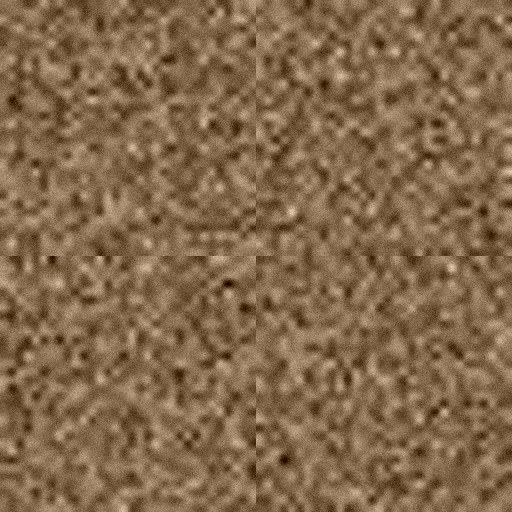
#> input picture agents/testdata/field_all_soil.jpg, 512 x 512 px
$ python -i preprocess.py   (imports and definitions only)
#> lines starting #> are read from the running program, lines starting #| are printed output that depends on the picture
#> further down, picture is the input picture: PIL image 512x512 RGB; mean R, G, B 131.4, 104.4, 75.5
"""Tile preprocessing in PIL and numpy only — a byte-exact port of the training transform.

This file exists because `/agents` cannot import torchvision. The backend deliberately ships
without torch: inference is ONNX Runtime on CPU, and a 3 GB training stack on a demo laptop
is a liability. So `ml/data/augment.py:build_eval_transform` has to be reimplemented here
rather than imported, and the two must agree exactly. If they drift, the model sees a
different distribution than the one `ml/artifacts/metrics.json` was measured on, and the
accuracy on the slide stops describing the demo.

Two details are load-bearing and both are easy to get subtly wrong:

  * the resize **truncates** the long side (`int(...)`, not `round(...)`)
  * the centre crop offset **rounds** (`int(round(...))`, not floor division)

Getting the crop wrong shifts every tile by one pixel. It raises no error, the predictions
mostly still agree, and it quietly costs accuracy — which is exactly how it survived the
first attempt at this file. `agents/verify_preprocess.py` is the check that caught it; run
that, not your intuition.
"""

from __future__ import annotations

import numpy as np
from PIL import Image

IMAGENET_MEAN = np.array([0.485, 0.456, 0.406], dtype=np.float32)
IMAGENET_STD = np.array([0.229, 0.224, 0.225], dtype=np.float32)

IMG_SIZE = 224
RESIZE_RATIO = 1.14  # 224 -> 255, matching build_eval_transform's int(img_size * 1.14)


def resize_short_side(img: Image.Image, short_target: int) -> Image.Image:
    """torchvision `Resize(int)`: scale so the SHORT side hits the target, keep aspect.

    The long side truncates. torchvision computes `int(size * long / short)` with no
    rounding, and a half-pixel disagreement here changes which pixels survive the crop.
    """
#> called with short_target = 255
    w, h = img.size
#> w = 512; h = 512
    short, long = (w, h) if w <= h else (h, w)
#> short = 512; long = 512
    if short == short_target:
        return img
    new_long = int(short_target * long / short)
#> new_long = 255
    new_size = (short_target, new_long) if w <= h else (new_long, short_target)
#> new_size = (255, 255)
    return img.resize(new_size, Image.BILINEAR)


def center_crop(img: Image.Image, size: int) -> Image.Image:
    """torchvision `CenterCrop`: offset is int(round((n - size) / 2.0)), NOT (n - size) // 2.

    For a 255x255 input the two differ by one pixel — 16 versus 15.
    """
#> called with size = 224
    w, h = img.size
#> w = 255; h = 255
    if w < size or h < size:  # torchvision pads here; our tiles never hit this path
        raise ValueError(f"tile {w}x{h} is smaller than the {size}px crop — resize first")
    left = int(round((w - size) / 2.0))
#> left = 16
    top = int(round((h - size) / 2.0))
#> top = 16
    return img.crop((left, top, left + size, top + size))
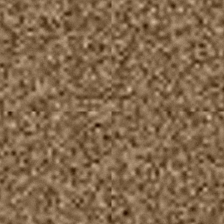
#> returned value: PIL image 224x224 RGB; mean R, G, B 131.6, 104.6, 75.6


def to_chw_float(img: Image.Image) -> np.ndarray:
    """`ToTensor` then `Normalize`: uint8 HWC -> float32 CHW in [0,1], then standardised."""
    arr = np.asarray(img.convert("RGB"), dtype=np.float32) / 255.0
    arr = (arr - IMAGENET_MEAN) / IMAGENET_STD
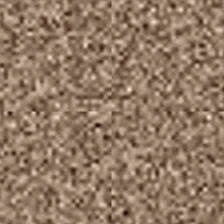
#> arr: shape (224, 224, 3) float32; mean R, G, B 0.135, -0.205, -0.487; drawn with min black and max white
    return np.ascontiguousarray(arr.transpose(2, 0, 1), dtype=np.float32)


def preprocess_tile(img: Image.Image, img_size: int = IMG_SIZE) -> np.ndarray:
    """One tile -> a (3, H, W) float32 array ready to stack into an ONNX batch."""
    resized = resize_short_side(img.convert("RGB"), int(img_size * RESIZE_RATIO))
    return to_chw_float(center_crop(resized, img_size))


def preprocess_batch(images: list[Image.Image], img_size: int = IMG_SIZE) -> np.ndarray:
    """(N, 3, H, W). The ONNX graph has a dynamic batch axis, so N is free."""
    if not images:
        return np.zeros((0, 3, img_size, img_size), dtype=np.float32)
    return np.stack([preprocess_tile(im, img_size) for im in images])


# --- test-time augmentation, for the A5 Second-Opinion agent ---------------------------
#
# Identity, horizontal flip, vertical flip, 180 degree rotation. All four are label-
# preserving for an overhead leaf photo and all four are cheap. They are applied to the
# already-cropped array rather than to the PIL image, so a TTA pass costs four ONNX runs and
# only one decode + resize. Mirrors ml/data/augment.py:build_tta_transforms.

TTA_VIEWS = ("identity", "hflip", "vflip", "rot180")


def apply_tta(batch: np.ndarray, view: str) -> np.ndarray:
    """Flip an already-preprocessed (N, 3, H, W) batch. Axis 2 is height, axis 3 is width."""
    if view == "identity":
        return batch
    if view == "hflip":
        return np.ascontiguousarray(batch[:, :, :, ::-1])
    if view == "vflip":
        return np.ascontiguousarray(batch[:, :, ::-1, :])
    if view == "rot180":
        return np.ascontiguousarray(batch[:, :, ::-1, ::-1])
    raise ValueError(f"unknown TTA view {view!r} — expected one of {TTA_VIEWS}")


def softmax(logits: np.ndarray) -> np.ndarray:
    """Row-wise, shifted for stability. The ONNX graph emits raw logits by design: the
    Second-Opinion agent averages probabilities across TTA views, and averaging inside the
    graph would have made that impossible without a re-export."""
    shifted = logits - logits.max(axis=-1, keepdims=True)
    exp = np.exp(shifted)
    return exp / exp.sum(axis=-1, keepdims=True)

>>> from PIL import Image
>>> picture = Image.open('testdata/field_all_soil.jpg')
>>> result = preprocess_tile(picture)

$ run again, on agents/testdata/field_corn_nlb.jpg
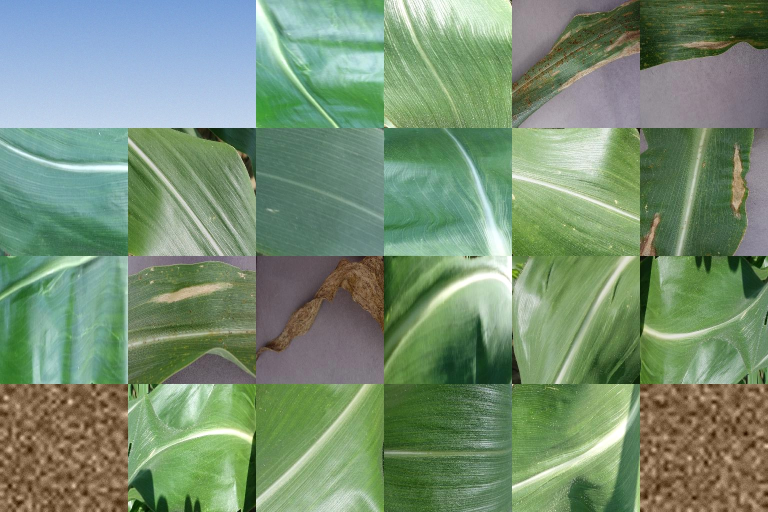
#> input picture agents/testdata/field_corn_nlb.jpg, 1536 x 1024 px (shown at 1/2 size)
#> picture is the input picture: PIL image 1536x1024 RGB; mean R, G, B 119.3, 143.7, 115.4
#> in center_crop, `return img.crop((left, top, left + size, top + size))`:
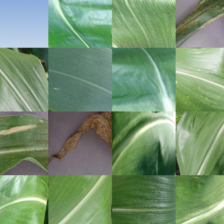
#> returned value: PIL image 224x224 RGB; mean R, G, B 118.5, 147.1, 113.3
#> in to_chw_float, `arr = (arr - IMAGENET_MEAN) / IMAGENET_STD`:
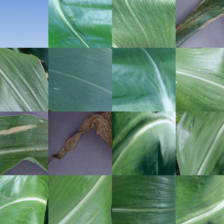
#> arr: shape (224, 224, 3) float32; mean R, G, B -0.0886, 0.54, 0.171; drawn with min black and max white

$ run again, on agents/testdata/field_tomato_heavy.jpg
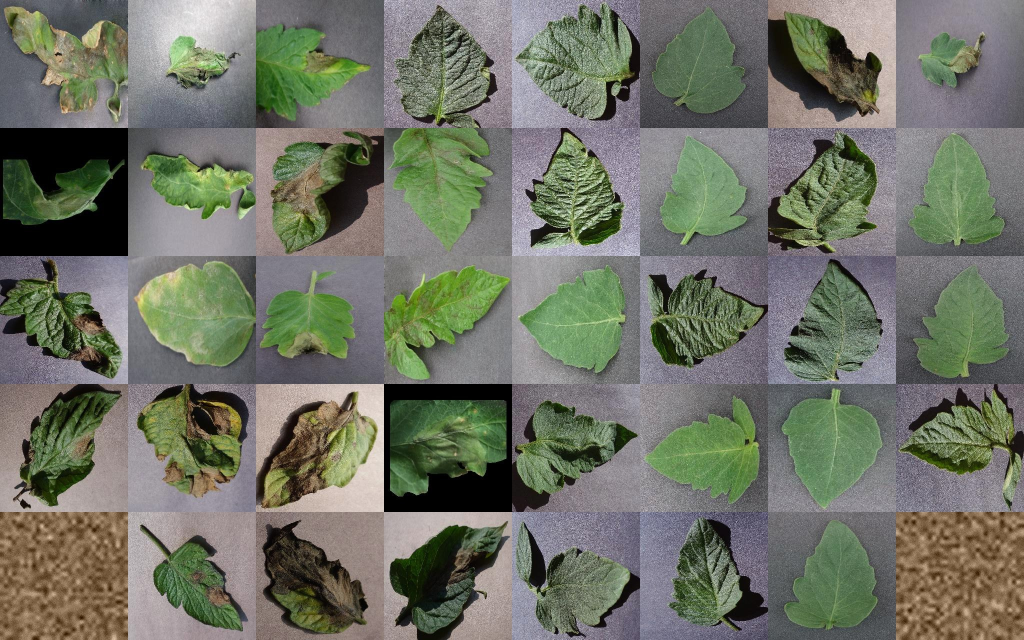
#> input picture agents/testdata/field_tomato_heavy.jpg, 2048 x 1280 px (shown at 1/2 size)
#> picture is the input picture: PIL image 2048x1280 RGB; mean R, G, B 111.7, 115.3, 101.6
#> in center_crop, `return img.crop((left, top, left + size, top + size))`:
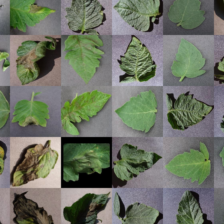
#> returned value: PIL image 224x224 RGB; mean R, G, B 110.4, 116.5, 101.9
#> in to_chw_float, `arr = (arr - IMAGENET_MEAN) / IMAGENET_STD`:
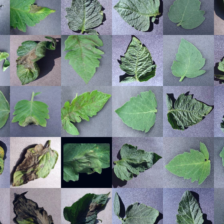
#> arr: shape (224, 224, 3) float32; mean R, G, B -0.228, 0.00315, -0.0283; drawn with min black and max white

$ run again, on agents/testdata/field_tomato_late_blight.jpg
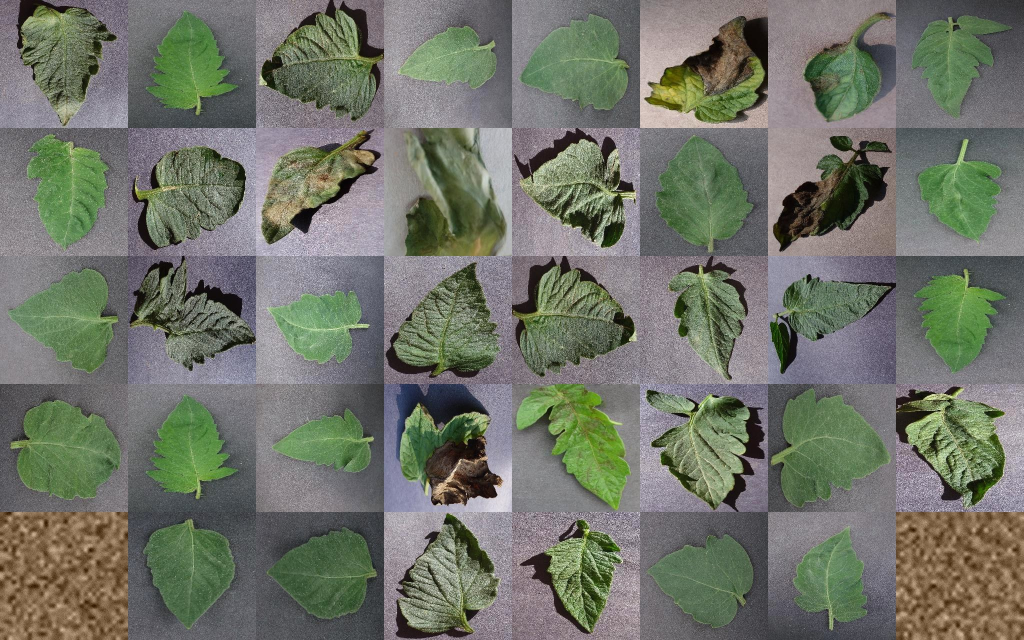
#> input picture agents/testdata/field_tomato_late_blight.jpg, 2048 x 1280 px (shown at 1/2 size)
#> picture is the input picture: PIL image 2048x1280 RGB; mean R, G, B 112, 116.1, 104.1
#> in center_crop, `return img.crop((left, top, left + size, top + size))`:
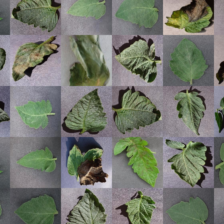
#> returned value: PIL image 224x224 RGB; mean R, G, B 115.5, 119.6, 109.1
#> in to_chw_float, `arr = (arr - IMAGENET_MEAN) / IMAGENET_STD`:
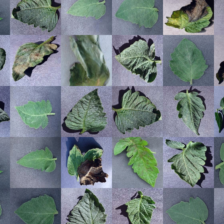
#> arr: shape (224, 224, 3) float32; mean R, G, B -0.14, 0.0577, 0.0963; drawn with min black and max white
